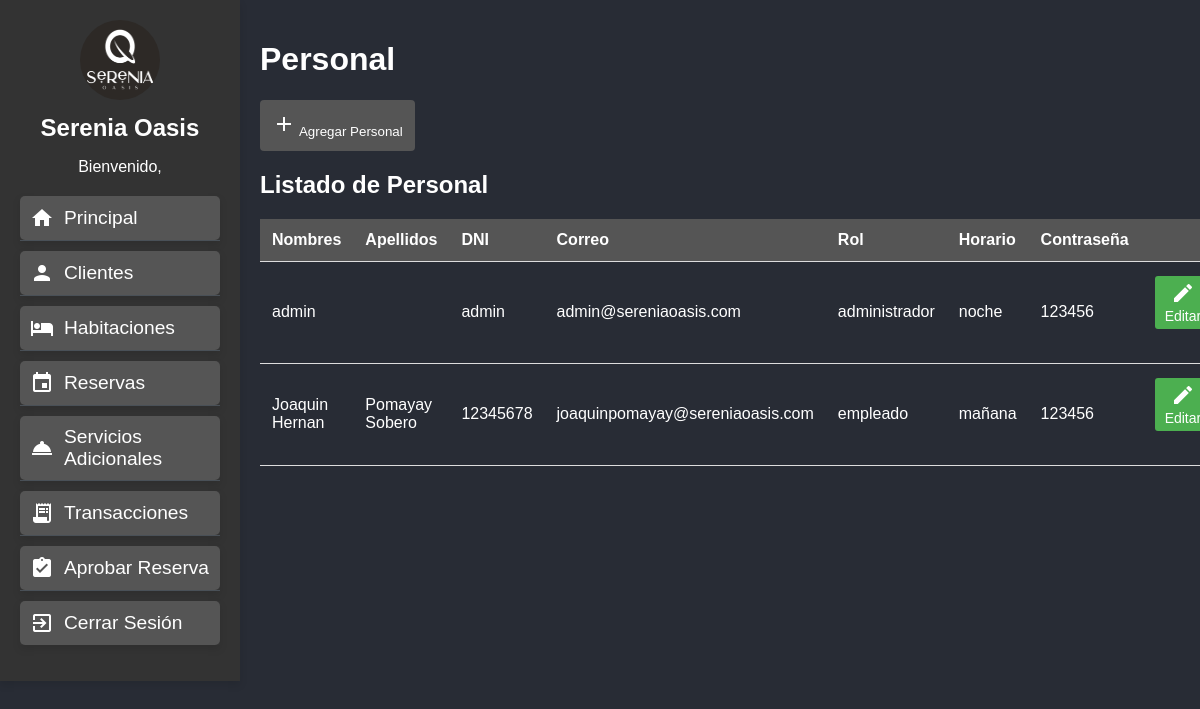
/indexHotel.php?page=personal, run on the app's committed database.
### tables this page shows
CREATE TABLE `personal` (
  `personal_id` int(11) NOT NULL,
  `nombres` varchar(255) DEFAULT NULL,
  `apellidos` varchar(255) DEFAULT NULL,
  `dni` varchar(50) DEFAULT NULL,
  `correo` varchar(255) DEFAULT NULL,
  `rol` varchar(50) DEFAULT NULL,
  `horario_trabajo` varchar(255) DEFAULT NULL,
  `contraseña` int(6) NOT NULL
);

### ControlHotel.php (called while the page is built, shortened)
<?php
require_once("cliente/modeloClientes.php");
require_once("personal/modeloPersonal.php");
require_once("habitacion/modeloHabitacion.php");
require_once("reserva/modeloReserva.php");
require_once("serviciosAdicionales/modeloServiciosAdicionales.php");
require_once("detalle/modeloDetalle.php");
class ClaseHotel{
    function __construct($db){
        $this->cn=mysqli_connect("localhost:3306","root","",$db);
        $this->clientes=new ClaseClientes($this->cn);
        $this->clientes->iniciarClientes();
        $this->personal=new ClasePersonal($this->cn);
        $this->personal->iniciarPersonal();
        $this->habitacion=new ClaseHabitacion($this->cn);
        $this->habitacion->iniciarHabitaciones();
        $this->reserva=new ClaseReserva($this->cn);
        $this->reserva->iniciarReserva();
        $this->serviciosAdicionales=new ClaseServicioAdicional($this->cn);
        $this->serviciosAdicionales->iniciarServiciosAdicionales();
        $this->detalleTransaccion=new ClaseDetalleTransaccion($this->cn);
        $this->detalleTransaccion->iniciarDetalleTransaccion();
    }
}
?>

### cliente/modeloClientes.php (called while the page is built, shortened)
<?php
class ClaseClientes {
    public $cn;
    function __construct($xcn) {
        $this->cn = $xcn;
    }
    function iniciarClientes() {
        $consulta = "SELECT * FROM clientes";
        $rs = mysqli_query($this->cn, $consulta);
    }
}
?>

### personal/modeloPersonal.php (called while the page is built, shortened)
<?php
class ClasePersonal {
    public $cn;
    function __construct($xcn) {
        $this->cn = $xcn;
    }
    function iniciarPersonal() {
        $consulta = "SELECT * FROM personal";
        $rs = mysqli_query($this->cn, $consulta);
        while ($registro = mysqli_fetch_array($rs)) {
            $this->personal_id = $registro[0];
            $this->nombres = $registro[1];
            $this->apellidos = $registro[2];
            $this->dni = $registro[3];
            $this->correo = $registro[4];
            $this->rol = $registro[5];
            $this->horario_trabajo = $registro[6];
            $this->contraseña = $registro[7];
        }
    }
    function getAllPersonal() {
        $consulta = "SELECT * FROM personal";
        $rs = mysqli_query($this->cn, $consulta);
        if ($rs && mysqli_num_rows($rs) > 0) {
            return $rs;
        } else {
            return false;
        }
    }
}
?>

### habitacion/modeloHabitacion.php (called while the page is built)
<?php
class ClaseHabitacion {
    private $conexion;
    public function __construct($conexion) {
        $this->conexion = $conexion;
    }
    public function iniciarHabitaciones() {
        $query = "SELECT h.*, th.nombre as nombre_tipo, th.precio as precio_tipo
        FROM habitaciones h LEFT JOIN tipohabitacion th
        ON h.tipo_habitacion_id = th.tipo_habitacion_id;";
        $resultado = mysqli_query($this->conexion, $query);
        $habitaciones = array();
        while ($fila = mysqli_fetch_assoc($resultado)) {
            $habitaciones[] = $fila;
        }
        return $habitaciones;
    }
}
?>

### reserva/modeloReserva.php (called while the page is built, shortened)
<?php
class ClaseReserva
{
    public $cn;
    function __construct($xcn) {
        $this->cn = $xcn;
    }
    public function iniciarReserva() {
        $query = "SELECT r.reservas_id, r.fecha, c.nombres as nombre_cliente, c.apellidos as apellidos_cliente, h.numero_habitacion, p.nombres as nombre_personal, p.apellidos as apellidos_personal
                FROM reservas r
                LEFT JOIN clientes c ON r.clientes_id = c.clientes_id
                LEFT JOIN habitaciones h ON r.habitaciones_id = h.habitaciones_id
                LEFT JOIN personal p ON r.personal_id = p.personal_id";
        $resultado = mysqli_query($this->cn, $query);
        $reservas = array();
        return $reservas;
    }
}
?>

### serviciosAdicionales/modeloServiciosAdicionales.php (called while the page is built, shortened)
<?php
class ClaseServicioAdicional
{
    public $cn;
    function __construct($xcn)
    {
        $this->cn = $xcn;
    }
    public function iniciarServiciosAdicionales()
    {
        $query = "SELECT sa.servicios_adicionales_id, ts.nombre as tipo_servicio, sa.cantidad, p.nombres as nombre_personal, p.apellidos as apellidos_personal
                FROM serviciosadicionales sa
                LEFT JOIN tiposervicio ts ON sa.tipo_servicio_id = ts.tipo_servicio_id
                LEFT JOIN personal p ON sa.personal_id = p.personal_id";
        $resultado = mysqli_query($this->cn, $query);
        $serviciosAdicionales = array();
        return $serviciosAdicionales;
    }
}
?>

### detalle/modeloDetalle.php (called while the page is built, shortened)
<?php
class ClaseDetalleTransaccion
{
    public $cn;
    function __construct($xcn)
    {
        $this->cn = $xcn;
    }
    public function iniciarDetalleTransaccion()
    {
        $query = "SELECT dt.detalle_id, dt.reservas_id, dt.servicios_adicionales_id, dt.total, dt.fecha, dt.metodo_de_pago,
                r.fecha as fecha_reserva, c.nombres as nombre_cliente, c.apellidos as apellidos_cliente
                FROM detallestransaccion dt
                LEFT JOIN reservas r ON dt.reservas_id = r.reservas_id
                LEFT JOIN clientes c ON r.clientes_id = c.clientes_id";
        $resultado = mysqli_query($this->cn, $query);
        $detallesTransaccion = array();
        return $detallesTransaccion;
    }
}
?>

### personal/vistaPersonal.php (the view, shortened to what this page needs)
<?php
require_once("ControlHotel.php");
$controlHotel = new ClaseHotel("bd_hotel");
$personal = $controlHotel->personal->getAllPersonal();
?>
<!DOCTYPE html>
<html lang="es">
<head>
    <link rel="stylesheet" type="text/css" href="css/stylesClientes.css">
</head>
<body>
    <h1>Personal</h1>
    <form method="post" action="personal/agregarPersonal.php">
        <button type='button' onclick="window.location.href='personal/agregarPersonal.php';"><i class='material-icons'>add</i> Agregar Personal</button>
    </form>
    <h2>Listado de Personal</h2>
    <table>
        <thead>
            <tr>
                <th>Nombres</th>
                <th>Apellidos</th>
                <th>DNI</th>
                <th>Correo</th>
                <th>Rol</th>
                <th>Horario</th>
                <th>Contraseña</th>
                <td>
                </td>
            </tr>
        </thead>
        <tbody>
            <?php
            if ($personal !== false) {
                while ($row = $personal->fetch_assoc()) {
                    echo "<tr>";
                    echo "<td>{$row['nombres']}</td>";
                    echo "<td>{$row['apellidos']}</td>";
                    echo "<td>{$row['dni']}</td>";
                    echo "<td>{$row['correo']}</td>";
                    echo "<td>{$row['rol']}</td>";
                    echo "<td>{$row['horario_trabajo']}</td>";
                    echo "<td>{$row['contraseña']}</td>";
                    echo "<td>";
                    echo "<form method='post' action='personal/editarPersonal.php'>";
                    echo "<button type='submit' name='editar' class='boton-editar'><i class='material-icons'>edit</i> Editar</button>";
                    echo "</form>";
                    echo "</td>";
                    echo "</tr>";
                }
            } else {
                echo "<tr><td colspan='6'>No hay personal.</td></tr>";
            }
            ?>
        </tbody>
    </table>
</body>
</html>

### indexHotel.php (shortened to what this page needs)
<!DOCTYPE html>
<html lang="es">
<head>
    <link rel="stylesheet" href="css/stylesIndex.css">
</head>
<body>
<div class="sidebar" style="margin-bottom: auto;">
    <div class="logo">
        <img src="image/logo.png" alt="Logo del hotel">
        <h2>Serenia Oasis</h2>
    </div>
    <div class="user-info">
        <p>Bienvenido, <?= htmlspecialchars($_SESSION['nombre_usuario']); ?></p>
    </div>
    <div class="categories">
        <ul>
            <li class='sidebar'><a href="indexHotel.php?page=home"><i class="material-icons">home</i> Principal</a></li>
            <li class='sidebar'><a href="indexHotel.php?page=clientes"><i class="material-icons">person</i> Clientes</a></li>
            <li class='sidebar'><a href="indexHotel.php?page=habitacion"><i class="material-icons">hotel</i> Habitaciones</a></li>
            <li class='sidebar'><a href="indexHotel.php?page=reserva"><i class="material-icons">event</i> Reservas</a></li>
            <li class='sidebar'><a href="indexHotel.php?page=serviciosAdicionales"><i class="material-icons">room_service</i> Servicios Adicionales</a></li>
            <li class='sidebar'><a href="indexHotel.php?page=detalleTransacciones"><i class="material-icons">receipt_long</i> Transacciones</a></li>
            <li class='sidebar'><a href="indexHotel.php?page=aprobarReserva"><i class="material-icons">assignment_turned_in</i> Aprobar Reserva</a></li>
            <li class='sidebar'><a href="?logout=1" id="logout-link"><i class="material-icons">exit_to_app</i> Cerrar Sesión</a></li>
        </ul>
    </div>
</div>
<div class="content">
    <?php
    $page = $_GET['page'] ?? '';
    switch ($page) {
        case 'personal':
            include('personal/vistaPersonal.php');
            break;
    }
    ?>
</div>
</body>
</html>

### css/stylesIndex.css (style rules this page uses)
body { margin: 0; font-family: Arial, sans-serif; display: flex; height: 100vh; background-color: #282c35; }
li.sidebar { border-bottom: 1px solid #495057; padding: 0px; }
h1 { color: #fff; }
.sidebar { min-width: 200px; width: 10%; background-color: #333; padding: 20px; box-shadow: 0 4px 8px rgba(0, 0, 0, 0.1); }
.logo { text-align: center; }
.logo img { width: 80px; height: 80px; border-radius: 50%; margin-bottom: 10px; }
.logo h2 { color: #fff; font-size: 1.5em; margin: 0; }
.user-info { color: #fff; margin-bottom: 20px; text-align: center; }
.categories ul { list-style: none; padding: 0; }
.categories li { margin-bottom: 10px; }
.categories a { display: flex; align-items: center; padding: 10px; background-color: #555; color: #fff; text-decoration: none; font-size: 1.2em; border-radius: 5px; transition: background-color 0.3s ease; }
.categories a i { font-size: 24px; margin-right: 10px; }
.content { flex-grow: 1; box-sizing: border-box; padding: 20px; overflow: auto; }

### css/stylesClientes.css (style rules this page uses)
form button { background-color: #555; color: #fff; padding: 12px; border: none; cursor: pointer; border-radius: 4px; display: inline-block; transition: background-color 0.3s ease-in-out; }
body { font-family: 'Arial', sans-serif; background-color: #282c35; color: #fff; }
h1, h2, label, input, button, li { color: #fff; }
form { margin-bottom: 20px; }
button { background-color: #555; color: #fff; padding: 12px; border: none; cursor: pointer; border-radius: 4px; }
ul { list-style-type: none; padding: 0; }
li { border-bottom: 1px solid #495057; padding: 15px 0; }
li:last-child { border-bottom: none; }
table { width: 100%; border-collapse: collapse; margin-top: 20px; }
thead { background-color: #555; color: #fff; }
th, td { padding: 12px; text-align: left; border-bottom: 1px solid #ddd; }
.boton-editar { background-color: #4CAF50; color: white; border: none; padding: 5px 10px; text-align: center; text-decoration: none; display: inline-block; font-size: 14px; margin: 2px 2px; cursor: pointer; border-radius: 3px; }

### data on the page
personal: nombres "admin", dni "admin", correo "admin@sereniaoasis.com", rol "administrador", horario_trabajo "noche", contraseña "123456"
personal: nombres "Joaquin Hernan", apellidos "Pomayay Sobero", dni "12345678", correo "joaquinpomayay@sereniaoasis.com", rol "empleado", horario_trabajo "mañana", contraseña "123456"
